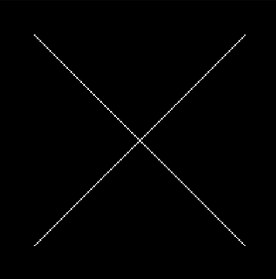
#> input picture hti.png, 276 x 279 px
$ python HOUGH.py
#> lines starting #> are read from the running program, lines starting #| are printed output that depends on the picture; after the words box and inside, x2 and y2 are one past the last pixel; in counts of white or black regions, pixels touching at a corner belong together
import cv2
import numpy as np

# Read image
img = cv2.imread('hti.png', cv2.IMREAD_COLOR)
#> img is the input picture: shape (279, 276, 3); min 0, max 243, mean 2.1
imgP = cv2.imread('hti.png', cv2.IMREAD_COLOR)
# Convert the image to gray-scale
gray = cv2.cvtColor(img, cv2.COLOR_BGR2GRAY)
# Find the edges in the image using canny detector
edges = cv2.Canny(gray, 50, 150, apertureSize=3)
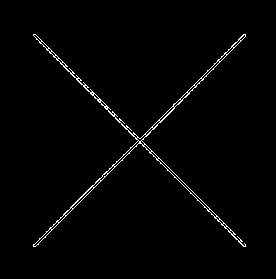
#> edges: shape (279, 276); 1.5% white in thin lines or dots, all inside (x1, y1, x2, y2) = (33, 34, 246, 247)
# Detect points that form a line
linesP = cv2.HoughLinesP(edges, 1, np.pi / 180, 100, minLineLength=10, maxLineGap=250)
#> linesP = [[33, 35, 244, 246], [35, 246, 245, 36], [33, 245, 244, 34], [35, 34, 245, 244], [36, 39, 243, 246]]
# Draw lines on the image
for line in linesP:
    x1, y1, x2, y2 = line[0]
    cv2.line(imgP, (x1, y1), (x2, y2), (0, 0, 255), 1)
#> this loop made 5 passes
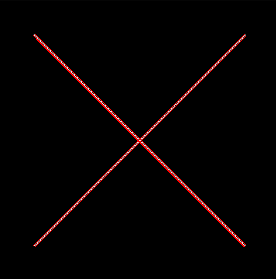
#> imgP: shape (279, 276, 3); 1.36% of pixels changed, all inside (x1, y1, x2, y2) = (33, 34, 246, 247)

lines = cv2.HoughLines(edges,1,np.pi/180,150)
#> lines = [[199, 0.785], [1, 2.36], [197, 0.785], [-1, 2.36]]
for line in lines:
    rho,theta = line[0]
    a = np.cos(theta)
    b = np.sin(theta)
    x0 = a * rho
    y0 = b * rho
    # x1 stores the rounded off value of (r * cos(theta) - 1000 * sin(theta))
    x1 = int(x0 + 1000 * (-b))
    # y1 stores the rounded off value of (r * sin(theta)+ 1000 * cos(theta))
    y1 = int(y0 + 1000 * a)
    # x2 stores the rounded off value of (r * cos(theta)+ 1000 * sin(theta))
    x2 = int(x0 - 1000 * (-b))
    # y2 stores the rounded off value of (r * sin(theta)- 1000 * cos(theta))
    y2 = int(y0 - 1000 * a)
    cv2.line(img, (x1, y1), (x2, y2), (0, 0, 255), 1)
#> this loop made 4 passes
#> (rho, theta, a, x0, y0, x1, y1, x2) on passes 1 to 4: (199, 0.785, 0.707, 140.7, 140.7, -566, 847, 847), (1, 2.36, -0.707, -0.707, 0.707, -707, -706, 706), (197, 0.785, 0.707, 139.3, 139.3, -567, 846, 846), (-1, 2.36, -0.707, 0.707, -0.707, -706, -707, 707)
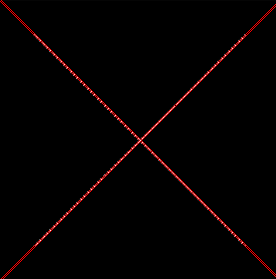
#> img: shape (279, 276, 3); 1.42% of pixels changed, all inside (x1, y1, x2, y2) = (0, 0, 276, 279)

# Show result
cv2.imshow("Result Image HoughLinesP", imgP)
cv2.imshow("Result Image HoughLines", img)
cv2.waitKey(0)
cv2.destroyAllWindows()
